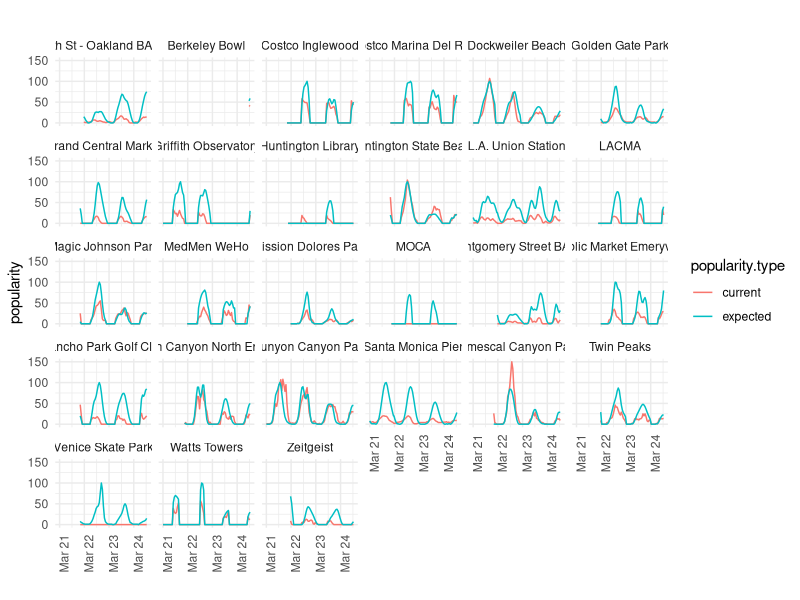
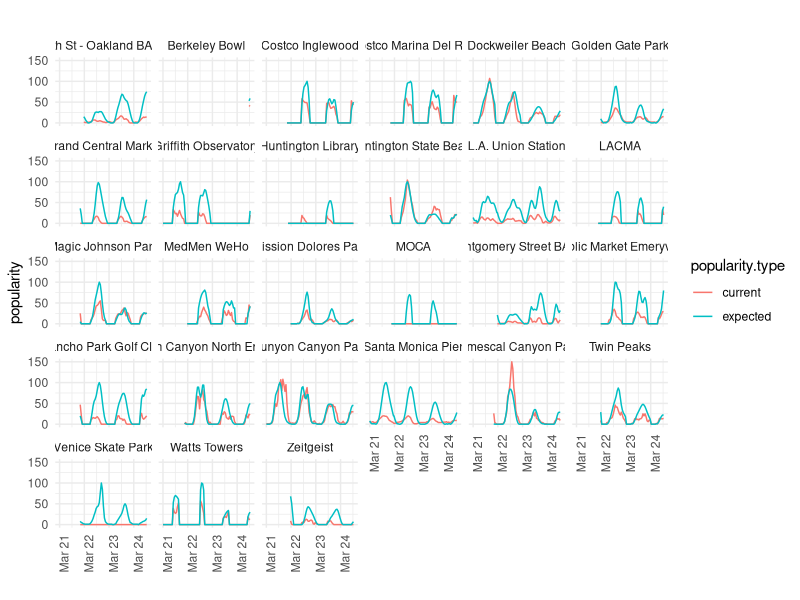

Reproduce these figures in R, in order. (Note: this script raises an error after producing the figures.)
library(tidyverse)
library(lubridate)

places = read_csv('places.csv')

places

popularity = read_csv('analysis/popularity-expected.csv') %>%
  mutate(datadatetime = lubridate::as_datetime(datadatetime, tz = 'America/Los_Angeles')) %>% 
  left_join(
    places %>% select(venuename, typeofspace, id = gmapsid)
  ) %>% 
  select(datadatetime, venuename, typeofspace, current = current_popularity, expected = exppopularity) %>% 
  pivot_longer(cols = c(current, expected), names_to = 'popularity.type', values_to = 'popularity') %>% 
  arrange(venuename, datadatetime)

popularity

makeplot = function(data, title = '') {
  ggplot(data, aes(x = datadatetime, y = popularity, color = popularity.type)) +
    geom_line() +
    facet_wrap(. ~ venuename) +
    xlab('') +
    ggtitle(title) +
    theme_minimal() +
    theme(axis.text.x = element_text(angle = 90))
}

comparison.chart = popularity %>% makeplot()

comparison.chart

ggsave('analysis/plot.png', comparison.chart, units = 'in', width = 11, height = 7)

writetime = stamp('2020-03-20 23:30:47')

popularity %>%
  mutate(
    datadatetime = writetime(datadatetime)
  ) %>% 
  write_csv('analysis/foottraffic-clean.csv')

popularity %>%
  mutate(
    datadatetime = writetime(datadatetime),
    popularity.type = str_c(popularity.type, '.popularity')
  ) %>% 
  pivot_wider(names_from = popularity.type, values_from = popularity) %>% 
  write_csv('analysis/foottraffic-clean-wide.csv')

ind.plots = popularity %>% 
  mutate(datadatetime = floor_date(datadatetime, unit = 'hour')) %>% 
  distinct(datadatetime, venuename, typeofspace, popularity.type, .keep_all = TRUE) %>% 
  pivot_wider(names_from = popularity.type, values_from = popularity) %>% 
  group_by(venuename) %>% 
  nest() %>% 
  mutate(
    plotobj = map2(
      data,
      venuename,
      ~.x %>% 
        ggplot(aes(x = datadatetime)) +
        geom_bar(aes(y = expected), stat = "identity", fill = '#beaed4') +
        geom_line(aes(y = current), color = '#7fc97f', size = 1) +
        scale_y_continuous(limits = c(0,150)) +
        ggtitle(.y) +
        theme_minimal() +
        theme(axis.text.x = element_text(angle = 90))
        #+
        # theme(axis.title.x = element_blank(),
        #       axis.title.y = element_blank(),
        #       panel.grid.major.x = element_blank(),
        #       panel.grid.minor.x = element_blank(),
        #       panel.grid.minor.y = element_blank())
    ),
    # save2 = walk2(plot, venuename, ~ggsave(str_c('analysis/svg/', .y, '-combo.svg'), .x, units = 'in', width = 11, height = 7))
  )

ind.plots

ind.plots %>% 
  mutate(
    save = walk2(
      plot, venuename, ~ggsave(str_c('analysis/png/', .y, '.png'), .x, units = 'in', width = 11, height = 7)
    )
  )
    
ind.plots.svg = ind.plots %>% 
  filter(
    venuename %in% c(
      'L.A. Union Station',
      'Temescal Canyon Park',
      'MedMen WeHo',
      'Santa Monica Pier',
      'LACMA',
      'Dockweiler Beach',
      'Grand Central Market'
    )
  ) %>%
  mutate(
    svgplot = map(
      plotobj,
      ~.x + 
        theme(
          title = element_blank(),
          axis.title.x = element_blank(),
          axis.title.y = element_blank(),
          panel.grid.major.x = element_blank(),
          panel.grid.minor.x = element_blank(),
          panel.grid.minor.y = element_blank()
        )
    )
  )

ind.plots.svg %>% 
  head() %>% 
  pull(svgplot)
